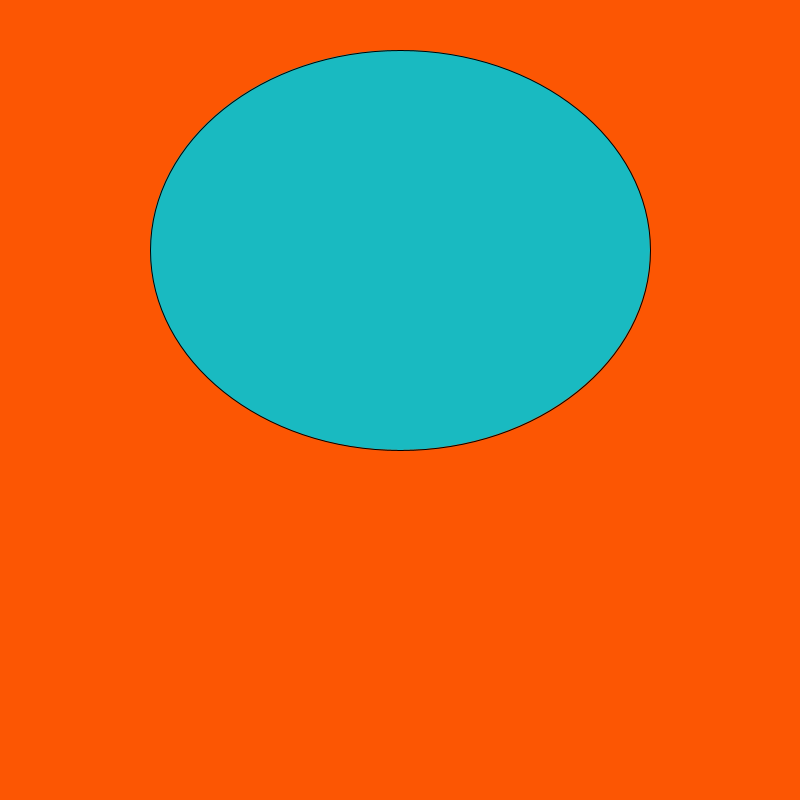
Frame 1 (no input)
Frame 60 (the mouse pressed at the canvas centre just before this capture): identical to frame 1, image omitted
Frame 120 (the mouse held since frame 60 and released just before this capture): identical to frame 1, image omitted

The Processing sketch that drew this single still picture (run headless with seeded random() and noise(); from frame 60 on, the mouse is pressed at the canvas centre):

// Processing sketch: sketch2
// ── sketch2.pde
int xposition=400;
void setup(){
size(800,800);

}
void draw(){
  background(#FC5603);
  fill(#19BAC1);
  
  if(mousePressed&&mouseButton==RIGHT){
    fill(#19C12B);
   xposition=xposition+50;
  }
   
   if(mousePressed&&mouseButton==LEFT){
    fill(#19C12B);
   xposition=xposition-50;
   
  }
   ellipse(xposition,250,500,400);
}
